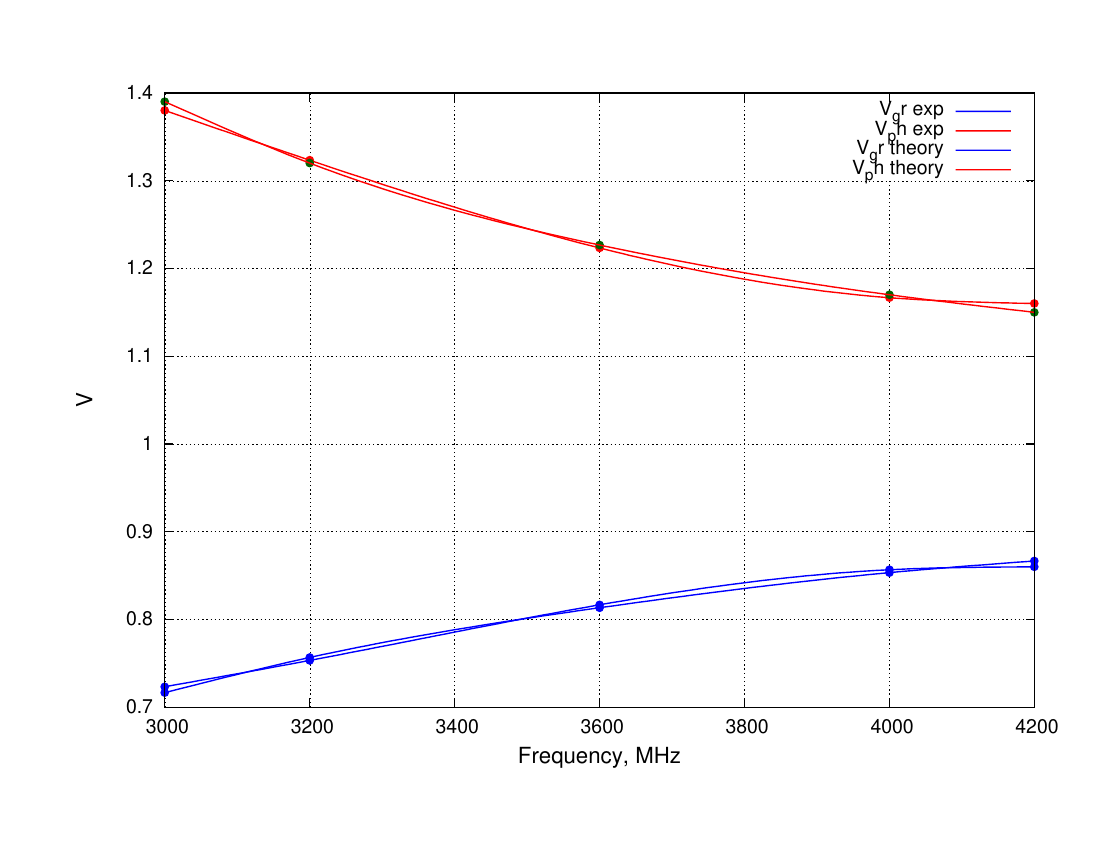

Write the gnuplot code that produced this figure.
set terminal postscript enhanced color dashed
set output "plot1.eps"
set ylabel "V" font "Helvetica,16"
set xlabel "Frequency, MHz" font "Helvetica,16"
#set key left bottom
#set ytics -1.5, 0.5
#set mytics 4
r = 0.5
set xzeroaxis lw 1 lt 1 lc rgb "black"
set grid

set style line 1 lt 1 lw 2 lc rgb "blue"
set style line 2 lt 1 lw 2 lc rgb "red"

plot "./init_data"\
				ind 0 u 1:14 w p pt 7 ps 1 lc rgb "blue" notitle,\
			 "" ind 0 u 1:14:(r) title "V_{gr} exp" ls 1 s acs,\
			 "" ind 0 u 1:15  w p pt 7 ps 1 lc rgb "red" notitle,\
			 "" ind 0 u 1:15:(r) title "V_{ph} exp" ls 2 s acs,\
			 ""	ind 1 u 1:4 w p pt 7 ps 1 lc rgb "blue" notitle,\
			 "" ind 1 u 1:4:(r) title "V_{gr} theory" ls 1 s acs,\
			 "" ind 1 u 1:5  w p pt 7 ps 1 lc rgb "#006600" notitle,\
			 "" ind 1 u 1:5:(r) title "V_{ph} theory" ls 2 s acs
